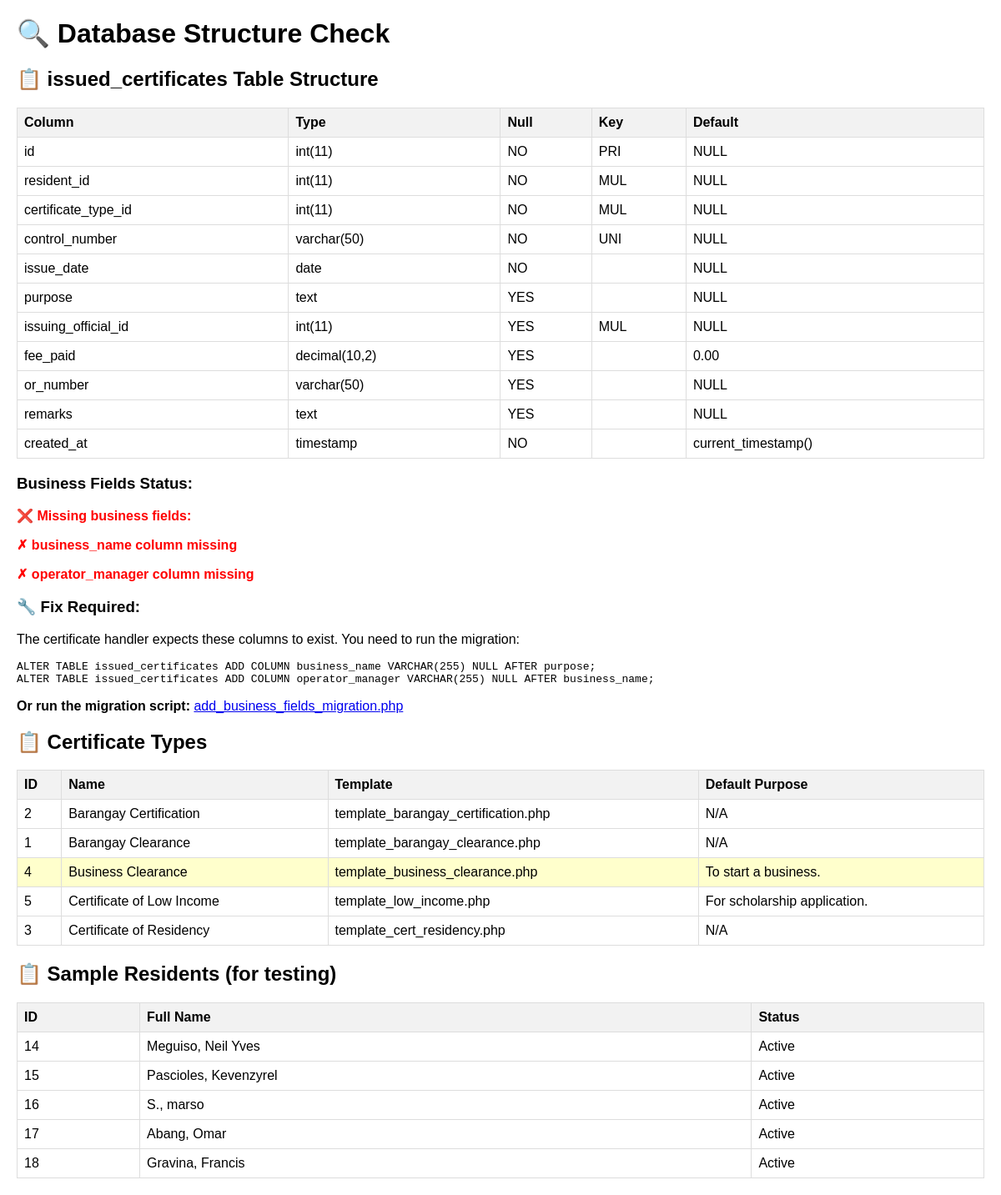
The page /check_database_structure.php on the database its author committed.
### tables this page shows
CREATE TABLE `certificate_types` (
  `id` int(11) NOT NULL,
  `name` varchar(255) NOT NULL,
  `description` text DEFAULT NULL,
  `template_file` varchar(255) DEFAULT NULL,
  `default_purpose` text DEFAULT NULL,
  `default_fee` decimal(10,2) DEFAULT 0.00,
  `is_active` tinyint(1) NOT NULL DEFAULT 1
);

CREATE TABLE `residents` (
  `id` int(11) NOT NULL,
  `fullname` varchar(255) DEFAULT NULL,
  `first_name` varchar(100) NOT NULL DEFAULT '',
  `middle_name` varchar(100) DEFAULT NULL,
  `last_name` varchar(100) NOT NULL DEFAULT '',
  `suffix` varchar(20) DEFAULT NULL,
  `gender` enum('Male','Female','Other') NOT NULL,
  `civil_status` varchar(50) NOT NULL DEFAULT 'Single',
  `spouse_name` varchar(255) DEFAULT NULL,
  `birthdate` date DEFAULT NULL,
  `age` int(11) DEFAULT NULL,
  `educational_attainment` enum('No Formal Education','Elementary','Elementary Graduate','High School','High School Graduate','Vocational','College','College Graduate','Post Graduate') DEFAULT NULL,
  `family_planning` enum('Yes','No','Not Applicable') DEFAULT 'Not Applicable',
  `no_maintenance` enum('Yes','No') DEFAULT 'No',
  `water_source` enum('Level 0 - Deepwell','Level 1 - Point Source','Level 2 - Communal Faucet','Level 3 - Individual Connection','Others') DEFAULT NULL,
  `toilet_facility` enum('Water Sealed','Closed Pit','Open Pit','None/No Toilet','Other') DEFAULT NULL,
  `pantawid_4ps` enum('Yes','No') DEFAULT 'No',
  `backyard_gardening` enum('Yes','No') DEFAULT 'No',
  `address` text DEFAULT NULL,
  `contact_number` varchar(20) DEFAULT NULL,
  `email` varchar(100) DEFAULT NULL,
  `status` enum('Active','Deceased','Moved Out','Archived') NOT NULL DEFAULT 'Active',
  `purok_id` int(11) DEFAULT NULL,
  `date_status_changed` date DEFAULT NULL,
  `status_remarks` text DEFAULT NULL,
  `archived_date` datetime DEFAULT NULL,
  `archived_by` varchar(100) DEFAULT NULL,
  `archive_reason` text DEFAULT NULL,
  `registration_date` timestamp NOT NULL DEFAULT current_timestamp(),
  `household_id` int(11) DEFAULT NULL,
  `maintenance_medicine` varchar(50) DEFAULT NULL,
  `other_medicine` varchar(100) DEFAULT NULL,
  `gender_other` varchar(50) DEFAULT NULL
);

### check_database_structure.php (the view, shortened to what this page needs)
<?php
require_once 'config.php';
echo "<!DOCTYPE html><html><head><title>Database Structure Check</title>";
echo "<style>
    body { font-family: Arial, sans-serif; margin: 20px; }
    table { border-collapse: collapse; width: 100%; margin: 10px 0; }
    th, td { border: 1px solid #ddd; padding: 8px; text-align: left; }
    th { background-color: #f2f2f2; }
    .success { color: green; font-weight: bold; }
    .error { color: red; font-weight: bold; }
    .warning { color: orange; font-weight: bold; }
    .highlight { background-color: #ffffcc; }
</style></head><body>";
echo "<h1>🔍 Database Structure Check</h1>";
echo "<h2>📋 issued_certificates Table Structure</h2>";
$structure_query = "DESCRIBE issued_certificates";
$structure_result = mysqli_query($link, $structure_query);
if ($structure_result) {
    echo "<table>";
    echo "<tr><th>Column</th><th>Type</th><th>Null</th><th>Key</th><th>Default</th></tr>";
    $has_business_name = false;
    $has_operator_manager = false;
    while ($row = mysqli_fetch_assoc($structure_result)) {
        $highlight = ($row['Field'] === 'business_name' || $row['Field'] === 'operator_manager') ? 'class="highlight"' : '';
        echo "<tr $highlight>";
        echo "<td>{$row['Field']}</td>";
        echo "<td>{$row['Type']}</td>";
        echo "<td>{$row['Null']}</td>";
        echo "<td>{$row['Key']}</td>";
        echo "<td>" . ($row['Default'] ?? 'NULL') . "</td>";
        echo "</tr>";
    }
    echo "</table>";
    echo "<h3>Business Fields Status:</h3>";
    if ($has_business_name && $has_operator_manager) {
        echo "<p class='success'>✅ Both business_name and operator_manager columns exist!</p>";
    } else {
        echo "<p class='error'>❌ Missing business fields:</p>";
        if (!$has_business_name) {
            echo "<p class='error'>✗ business_name column missing</p>";
        }
        if (!$has_operator_manager) {
            echo "<p class='error'>✗ operator_manager column missing</p>";
        }
        echo "<h3>🔧 Fix Required:</h3>";
        echo "<p>The certificate handler expects these columns to exist. You need to run the migration:</p>";
        echo "<pre>";
        echo "ALTER TABLE issued_certificates ADD COLUMN business_name VARCHAR(255) NULL AFTER purpose;\n";
        echo "ALTER TABLE issued_certificates ADD COLUMN operator_manager VARCHAR(255) NULL AFTER business_name;\n";
        echo "</pre>";
        echo "<p><strong>Or run the migration script:</strong> <a href='add_business_fields_migration.php' target='_blank'>add_business_fields_migration.php</a></p>";
    }
} else {
    echo "<p class='error'>❌ Could not check table structure: " . mysqli_error($link) . "</p>";
}
echo "<h2>📋 Certificate Types</h2>";
$cert_types_query = "SELECT id, name, template_file, default_purpose, is_active FROM certificate_types WHERE is_active = 1 ORDER BY name ASC";
$cert_result = mysqli_query($link, $cert_types_query);
if ($cert_result) {
    echo "<table>";
    echo "<tr><th>ID</th><th>Name</th><th>Template</th><th>Default Purpose</th></tr>";
    while ($row = mysqli_fetch_assoc($cert_result)) {
        $is_business = stripos($row['name'], 'business') !== false;
        $row_class = $is_business ? 'class="highlight"' : '';
        echo "<tr $row_class>";
        echo "<td>{$row['id']}</td>";
        echo "<td>" . htmlspecialchars($row['name']) . "</td>";
        echo "<td>" . htmlspecialchars($row['template_file'] ?: 'N/A') . "</td>";
        echo "<td>" . htmlspecialchars($row['default_purpose'] ?: 'N/A') . "</td>";
        echo "</tr>";
    }
    echo "</table>";
} else {
    echo "<p class='error'>❌ Could not fetch certificate types</p>";
}
echo "<h2>📋 Sample Residents (for testing)</h2>";
$residents_query = "SELECT id, CONCAT(last_name, ', ', first_name, ' ', COALESCE(suffix, '')) AS fullname, status FROM residents WHERE status = 'Active' LIMIT 5";
$residents_result = mysqli_query($link, $residents_query);
if ($residents_result) {
    echo "<table>";
    echo "<tr><th>ID</th><th>Full Name</th><th>Status</th></tr>";
    while ($row = mysqli_fetch_assoc($residents_result)) {
        echo "<tr>";
        echo "<td>{$row['id']}</td>";
        echo "<td>" . htmlspecialchars($row['fullname']) . "</td>";
        echo "<td>{$row['status']}</td>";
        echo "</tr>";
    }
    echo "</table>";
} else {
    echo "<p class='error'>❌ Could not fetch residents</p>";
}
echo "</body></html>";
?>

### check_database_structure.php (style rules this page uses)
body { font-family: Arial, sans-serif; margin: 20px; }
table { border-collapse: collapse; width: 100%; margin: 10px 0; }
th, td { border: 1px solid #ddd; padding: 8px; text-align: left; }
th { background-color: #f2f2f2; }
.error { color: red; font-weight: bold; }
.highlight { background-color: #ffffcc; }

### rows shown on the page
certificate_types: id "2", name "Barangay Certification", template_file "template_barangay_certification.php", default_purpose "N/A"
certificate_types: id "1", name "Barangay Clearance", template_file "template_barangay_clearance.php", default_purpose "N/A"
certificate_types: id "4", name "Business Clearance", template_file "template_business_clearance.php", default_purpose "To start a business."
certificate_types: id "5", name "Certificate of Low Income", template_file "template_low_income.php", default_purpose "For scholarship application."
certificate_types: id "3", name "Certificate of Residency", template_file "template_cert_residency.php", default_purpose "N/A"
residents: id "14", fullname "Meguiso, Neil Yves", status "Active"
residents: id "15", fullname "Pascioles, Kevenzyrel", status "Active"
residents: id "16", fullname "S., marso", status "Active"
residents: id "17", fullname "Abang, Omar", status "Active"
residents: id "18", fullname "Gravina, Francis", status "Active"

### other values the page prints
$row['Field'] "id"
$row['Type'] "int(11)"
$row['Null'] "NO"
$row['Key'] "PRI"
$row['Default'] "NULL"
$row['Field'] "resident_id"
$row['Key'] "MUL"
$row['Field'] "certificate_type_id"
$row['Field'] "control_number"
$row['Type'] "varchar(50)"
$row['Key'] "UNI"
$row['Field'] "issue_date"
$row['Type'] "date"
$row['Field'] "purpose"
$row['Type'] "text"
